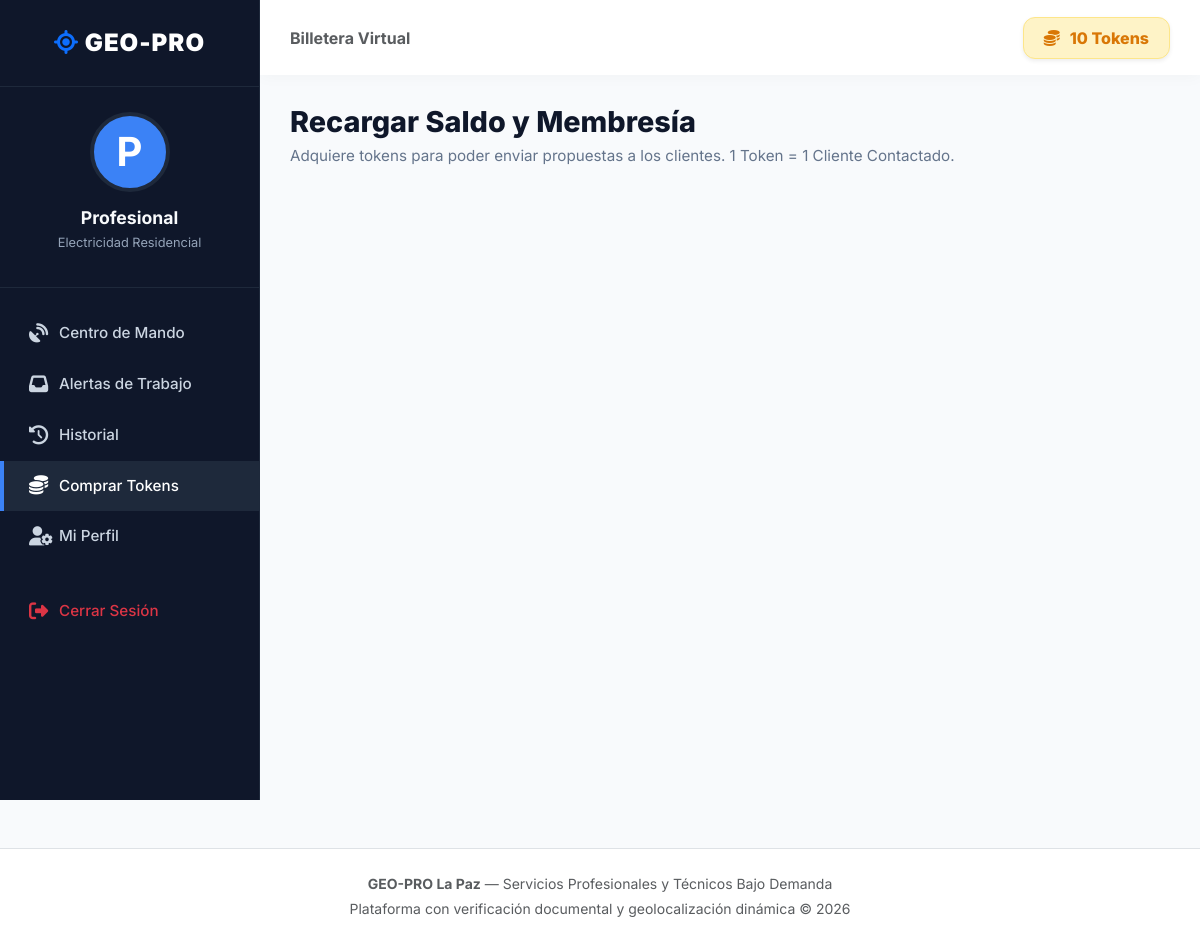
The app's page /public/profesional/comprarTokens (signed in), older data.
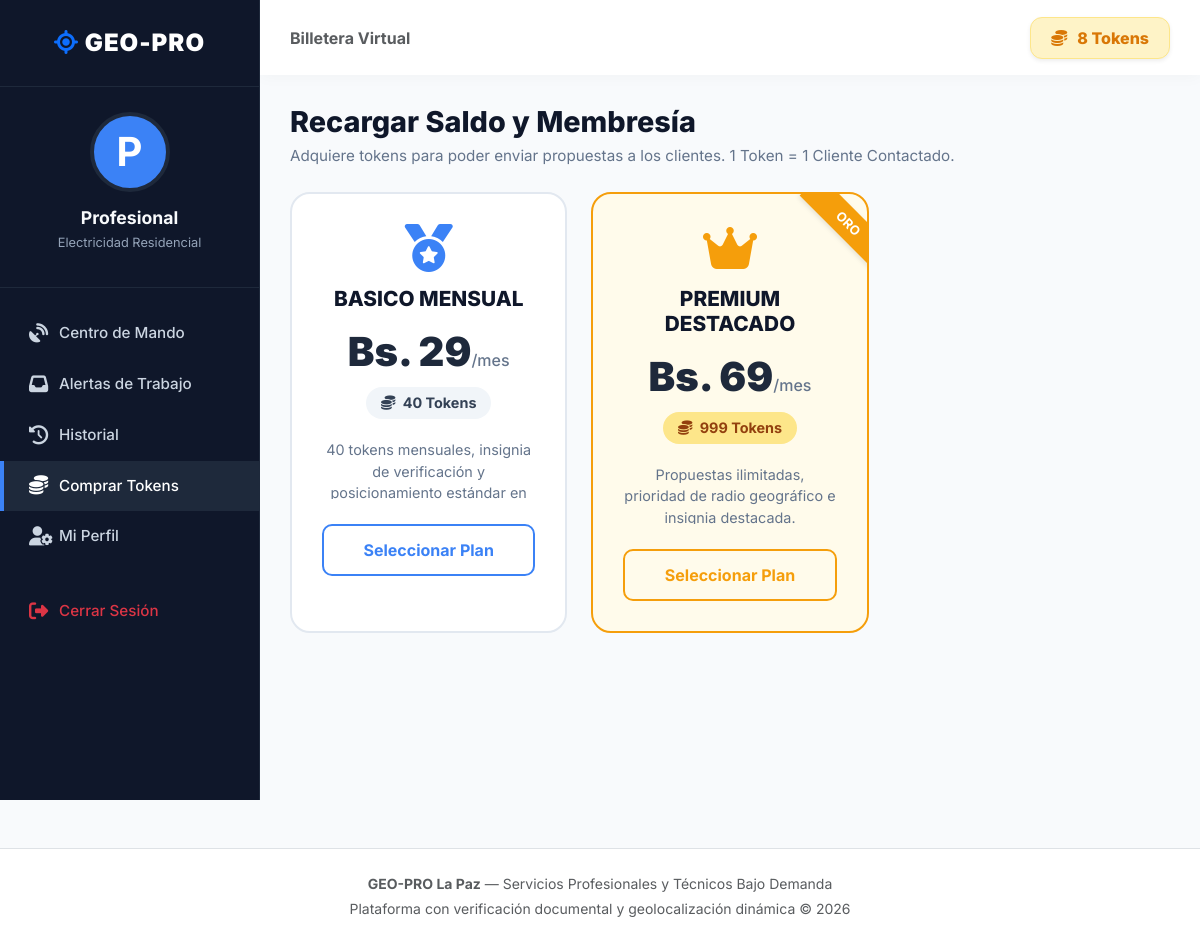
The same page, newer data.
### tables this page shows
CREATE TABLE `profesionales` (
  `id_profesional` int(11) NOT NULL,
  `id_usuario` int(11) NOT NULL,
  `id_categoria` int(11) NOT NULL,
  `id_plan` int(11) NOT NULL DEFAULT 1,
  `tipo_prestador` enum('TECNICO_PROFESIONAL','OFICIO_EMPIRICO') NOT NULL DEFAULT 'TECNICO_PROFESIONAL',
  `tipo_documento_identidad` enum('CI','NIT','EXTRANJERO') NOT NULL DEFAULT 'CI',
  `numero_documento` varchar(30) NOT NULL,
  `experiencia_anios` int(11) NOT NULL DEFAULT 0,
  `descripcion_servicio` text NOT NULL,
  `macrodistrito_base` enum('ZONA_SUR','SOPOCACHI','CENTRO','MIRAFLORES','SAN_PEDRO','COTAHUMA','PERIFERICA','EL_ALTO') NOT NULL,
  `zona_especifica` varchar(150) NOT NULL,
  `tokens_disponibles` int(11) NOT NULL DEFAULT 5,
  `fin_suscripcion` date DEFAULT NULL,
  `tarifa_base` decimal(10,2) DEFAULT 0.00,
  `estado_validacion` enum('PENDIENTE','APROBADO','RECHAZADO') NOT NULL DEFAULT 'PENDIENTE',
  `estado_disponibilidad` enum('DISPONIBLE','OCUPADO','NO_DISPONIBLE') NOT NULL DEFAULT 'NO_DISPONIBLE',
  `latitud_actual` decimal(10,8) DEFAULT NULL,
  `longitud_actual` decimal(11,8) DEFAULT NULL,
  `ultima_conexion` timestamp NULL DEFAULT NULL ON UPDATE current_timestamp(),
  `fecha_registro` timestamp NOT NULL DEFAULT current_timestamp()
);

CREATE TABLE `categorias` (
  `id_categoria` int(11) NOT NULL,
  `nombre_categoria` varchar(100) NOT NULL,
  `slug` varchar(120) NOT NULL,
  `descripcion` text DEFAULT NULL,
  `tipo_clasificacion` enum('TECNICO','EMPIRICO_OFICIO','AMBOS') NOT NULL DEFAULT 'AMBOS',
  `icono_fa` varchar(50) DEFAULT 'fa-solid fa-wrench',
  `estado` tinyint(1) NOT NULL DEFAULT 1,
  `fecha_creacion` timestamp NOT NULL DEFAULT current_timestamp()
);

CREATE TABLE `planes_suscripcion` (
  `id_plan` int(11) NOT NULL,
  `nombre_plan` varchar(50) NOT NULL,
  `precio` decimal(10,2) NOT NULL DEFAULT 0.00,
  `tokens_otorgados` int(11) NOT NULL DEFAULT 0,
  `posicionamiento_destacado` tinyint(1) NOT NULL DEFAULT 0,
  `descripcion` text DEFAULT NULL,
  `estado` tinyint(1) NOT NULL DEFAULT 1
);

### app/controllers/ProfesionalController.php (called while the page is built, shortened)
<?php
class ProfesionalController extends Controller {
    private Profesional $profesionalModel;
    public function __construct() {
        $this->profesionalModel = new Profesional();
    }
    public function comprarTokens() {
        $perfil = $this->profesionalModel->buscarPorUsuario((int) $_SESSION['user_id']);
        $db = Database::getInstance()->getConnection();
        $stmt = $db->query("SELECT * FROM planes_suscripcion ORDER BY id_plan ASC");
        $planes = $stmt->fetchAll(PDO::FETCH_ASSOC);
        $this->view('profesional/comprar_tokens', [
            'titulo' => 'GEO-PRO | Tienda de Tokens y Planes',
            'perfil' => $perfil,
            'planes' => $planes
        ]);
    }
}

### public/index.php (called while the page is built, shortened)
<?php
require_once '../app/config/Database.php';
spl_autoload_register(function ($clase) {
    $directorios = [
        '../core/',
        '../app/controllers/',
        '../app/models/',
        '../app/config/'
    ];
    foreach ($directorios as $dir) {
        $archivo = $dir . $clase . '.php';
        if (file_exists($archivo)) {
            return;
        }
    }
});
$app = new Router();
$app->run();

### app/config/Database.php (called while the page is built)
<?php
class Database {
    private static ?Database $instance = null;
    private ?PDO $conn = null;
    private function __construct() {
        try {
            $dsn = "mysql:host=" . DB_HOST . ";port=" . DB_PORT . ";dbname=" . DB_NAME . ";charset=" . DB_CHARSET;
            $options = [
                PDO::ATTR_ERRMODE            => PDO::ERRMODE_EXCEPTION,
                PDO::ATTR_DEFAULT_FETCH_MODE => PDO::FETCH_ASSOC,
                PDO::ATTR_EMULATE_PREPARES   => false,
                PDO::ATTR_TIMEOUT            => 10,
            ];
            $this->conn = new PDO($dsn, DB_USER, DB_PASS, $options);
            $this->conn->exec("SET SESSION innodb_lock_wait_timeout = 10");
            $this->conn->exec("SET SESSION wait_timeout = 30");
        } catch (PDOException $e) {
            die("Error crítico de conexión a la base de datos: " . $e->getMessage());
        }
    }
    public static function getInstance(): Database {
        if (self::$instance === null) {
            self::$instance = new Database();
        }
        return self::$instance;
    }
    public function getConnection(): PDO {
        return $this->conn;
    }
}

### app/models/Profesional.php (called while the page is built, shortened)
<?php
class Profesional {
    private PDO $db;
    public function __construct() {
        $this->db = Database::getInstance()->getConnection();
    }
    public function buscarPorUsuario(int $idUsuario): ?array {
        $stmt = $this->db->prepare("
            SELECT p.*, c.nombre_categoria, c.slug AS categoria_slug,
                   pl.nombre_plan, pl.tokens_otorgados, pl.posicionamiento_destacado
            FROM profesionales p
            INNER JOIN categorias c ON p.id_categoria = c.id_categoria
            INNER JOIN planes_suscripcion pl ON p.id_plan = pl.id_plan
            WHERE p.id_usuario = :id_usuario
            LIMIT 1
        ");
        $stmt->execute([':id_usuario' => $idUsuario]);
        $res = $stmt->fetch();
        return $res ?: null;
    }
}

### app/views/profesional/comprar_tokens.php (the view, shortened to what the changed rows need)
<?php require_once "../app/views/layouts/header.php"; ?>
<div class="pro-wrapper">
    <aside class="pro-sidebar" id="proSidebar">
        <div class="sidebar-brand"><i class="fa-solid fa-location-crosshairs text-primary"></i> GEO-PRO</div>
        <div class="sidebar-profile">
            <div class="sidebar-avatar"><?= strtoupper(substr($perfil['nombre'] ?? 'P', 0, 1)) ?></div>
            <h6><?= htmlspecialchars($perfil['nombre'] ?? 'Profesional') ?></h6>
            <p><?= htmlspecialchars($perfil['nombre_categoria'] ?? 'Técnico') ?></p>
        </div>
        <ul class="sidebar-menu">
            <li><a href="<?= BASE_URL ?>/profesional/dashboard"><i class="fa-solid fa-satellite-dish"></i> Centro de Mando</a></li>
            <li><a href="<?= BASE_URL ?>/profesional/solicitudes"><i class="fa-solid fa-inbox"></i> Alertas de Trabajo</a></li>
            <li><a href="<?= BASE_URL ?>/profesional/historial"><i class="fa-solid fa-clock-rotate-left"></i> Historial</a></li>
            <li><a href="<?= BASE_URL ?>/profesional/comprarTokens" class="active"><i class="fa-solid fa-coins"></i> Comprar Tokens</a></li>
            <li><a href="<?= BASE_URL ?>/profesional/perfil"><i class="fa-solid fa-user-gear"></i> Mi Perfil</a></li>
            <li><a href="<?= BASE_URL ?>/auth/logout" class="text-danger mt-4"><i class="fa-solid fa-right-from-bracket"></i> Cerrar Sesión</a></li>
        </ul>
    </aside>
    <main class="pro-main-content">
        <header class="pro-topbar">
            <div class="d-none d-md-block"><span class="text-muted fw-bold">Billetera Virtual</span></div>
            <div class="tokens-display shadow-sm">
                <i class="fa-solid fa-coins fa-beat"></i>
                <span><?= (int)($perfil['tokens_disponibles'] ?? 0) ?> Tokens</span>
            </div>
        </header>
        <div class="dashboard-content">
            <h2 class="page-title">Recargar Saldo y Membresía</h2>
            <p class="page-subtitle">Adquiere tokens para poder enviar propuestas a los clientes. 1 Token = 1 Cliente Contactado.</p>
            <div class="row g-4" id="plansSection">
                <?php if(isset($planes)): ?>
                    <?php foreach($planes as $plan): ?>
                        <?php
                            if (!isset($plan['precio']) || $plan['precio'] <= 0) continue;
                            $esDestacado = $plan['posicionamiento_destacado'] == 1;
                        ?>
                        <div class="col-md-6 col-lg-4">
                            <div class="pricing-card <?= $esDestacado ? 'destacado' : '' ?>" id="card_plan_<?= $plan['id_plan'] ?>">
                                <?php if($esDestacado): ?>
                                    <div class="badge-popular">ORO</div>
                                    <i class="fa-solid fa-crown plan-icon"></i>
                                <?php else: ?>
                                    <i class="fa-solid fa-medal plan-icon"></i>
                                <?php endif; ?>
                                <h3 class="plan-name"><?= htmlspecialchars(str_replace('_', ' ', $plan['nombre_plan'])) ?></h3>
                                <div class="plan-price">Bs. <?= number_format($plan['precio'], 0) ?><span>/mes</span></div>
                                <div class="plan-tokens"><i class="fa-solid fa-coins me-1"></i> <?= $plan['tokens_otorgados'] ?> Tokens</div>
                                <p class="plan-desc"><?= htmlspecialchars($plan['descripcion']) ?></p>
                                <button type="button" class="btn-select-plan" onclick="seleccionarPlan(<?= $plan['id_plan'] ?>, <?= $plan['precio'] ?>)">
                                    Seleccionar Plan
                                </button>
                            </div>
                        </div>
                    <?php endforeach; ?>
                <?php endif; ?>
            </div>
        </div>
    </main>
</div>
<?php require_once "../app/views/layouts/footer.php"; ?>

Row changes from the older to the newer data that the page shows:
changed profesionales "Electricidad Residencial": tokens_disponibles "10" → "8"
now on this page (row edited): planes_suscripcion: posicionamiento_destacado 0 (drawn), nombre_plan "BASICO MENSUAL", precio "29", tokens_otorgados "40", descripcion "40 tokens mensuales, insignia de verificación y posicionamiento estándar en…"
now on this page (row edited): planes_suscripcion: posicionamiento_destacado "ORO", nombre_plan "PREMIUM DESTACADO", precio "69", tokens_otorgados "999", descripcion "Propuestas ilimitadas, prioridad de radio geográfico e insignia destacada."
